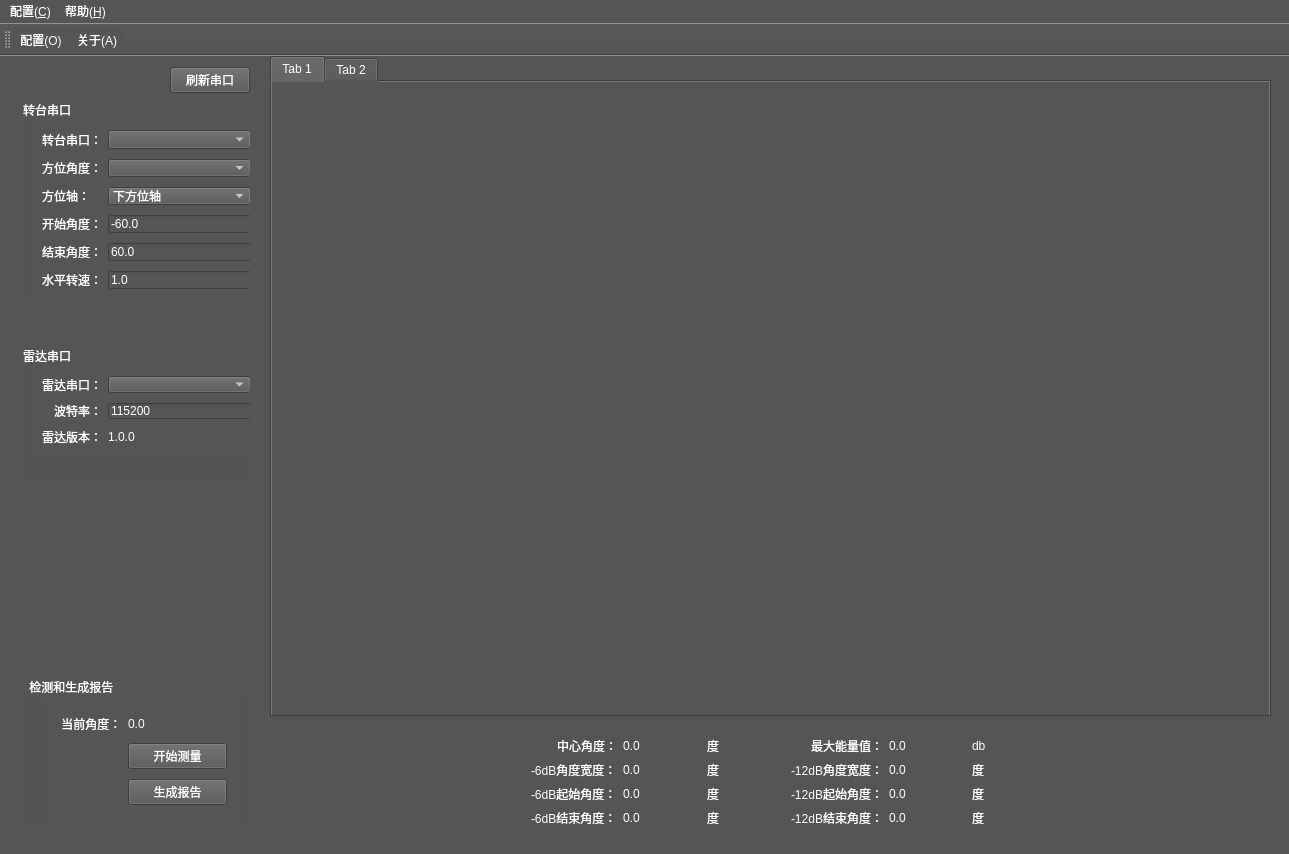
<?xml version="1.0" encoding="UTF-8"?>
<ui version="4.0">
 <class>MainWindow</class>
 <widget class="QMainWindow" name="MainWindow">
  <property name="geometry">
   <rect>
    <x>0</x>
    <y>0</y>
    <width>1289</width>
    <height>854</height>
   </rect>
  </property>
  <property name="minimumSize">
   <size>
    <width>1037</width>
    <height>478</height>
   </size>
  </property>
  <property name="maximumSize">
   <size>
    <width>10370</width>
    <height>4780</height>
   </size>
  </property>
  <property name="baseSize">
   <size>
    <width>1037</width>
    <height>478</height>
   </size>
  </property>
  <property name="windowTitle">
   <string/>
  </property>
  <property name="styleSheet">
   <string notr="true">color: rgb(255, 255, 255);
background-color: rgb(85, 85, 85);</string>
  </property>
  <property name="toolButtonStyle">
   <enum>Qt::ToolButtonIconOnly</enum>
  </property>
  <widget class="QWidget" name="centralWidget">
   <widget class="QLabel" name="label_logo">
    <property name="geometry">
     <rect>
      <x>260</x>
      <y>800</y>
      <width>881</width>
      <height>161</height>
     </rect>
    </property>
    <property name="text">
     <string/>
    </property>
    <property name="pixmap">
     <pixmap resource="rc.qrc">:/img/Mbit_Logo.png</pixmap>
    </property>
    <property name="scaledContents">
     <bool>true</bool>
    </property>
   </widget>
   <widget class="QWidget" name="layoutWidget">
    <property name="geometry">
     <rect>
      <x>10</x>
      <y>0</y>
      <width>251</width>
      <height>781</height>
     </rect>
    </property>
    <layout class="QVBoxLayout" name="verticalLayout">
     <item>
      <layout class="QHBoxLayout" name="horizontalLayout">
       <item>
        <spacer name="horizontalSpacer">
         <property name="orientation">
          <enum>Qt::Horizontal</enum>
         </property>
         <property name="sizeHint" stdset="0">
          <size>
           <width>40</width>
           <height>20</height>
          </size>
         </property>
        </spacer>
       </item>
       <item>
        <widget class="QPushButton" name="pushButton_refresh">
         <property name="styleSheet">
          <string notr="true">color: rgb(255, 255, 255);</string>
         </property>
         <property name="text">
          <string>刷新串口</string>
         </property>
        </widget>
       </item>
      </layout>
     </item>
     <item>
      <widget class="QGroupBox" name="groupBox_4">
       <property name="minimumSize">
        <size>
         <width>0</width>
         <height>200</height>
        </size>
       </property>
       <property name="maximumSize">
        <size>
         <width>250</width>
         <height>200</height>
        </size>
       </property>
       <property name="styleSheet">
        <string>color: rgb(255, 255, 255);</string>
       </property>
       <property name="title">
        <string>转台串口</string>
       </property>
       <widget class="QWidget" name="layoutWidget">
        <property name="geometry">
         <rect>
          <x>10</x>
          <y>20</y>
          <width>231</width>
          <height>181</height>
         </rect>
        </property>
        <layout class="QGridLayout" name="gridLayout_2">
         <property name="verticalSpacing">
          <number>10</number>
         </property>
         <item row="0" column="0">
          <widget class="QLabel" name="label_2">
           <property name="text">
            <string>转台串口：</string>
           </property>
          </widget>
         </item>
         <item row="5" column="0" alignment="Qt::AlignRight">
          <widget class="QLabel" name="label_4">
           <property name="styleSheet">
            <string>color: rgb(255, 255, 255);</string>
           </property>
           <property name="text">
            <string>水平转速：</string>
           </property>
          </widget>
         </item>
         <item row="3" column="1">
          <widget class="QLineEdit" name="lineedit_StartAngle">
           <property name="styleSheet">
            <string>color: rgb(255, 255, 255);</string>
           </property>
           <property name="text">
            <string>-60.0</string>
           </property>
          </widget>
         </item>
         <item row="5" column="1">
          <widget class="QLineEdit" name="lineedit_Speed">
           <property name="styleSheet">
            <string>color: rgb(255, 255, 255);</string>
           </property>
           <property name="text">
            <string>1.0</string>
           </property>
          </widget>
         </item>
         <item row="2" column="1">
          <widget class="QComboBox" name="comboType">
           <property name="styleSheet">
            <string>color: rgb(255, 255, 255);</string>
           </property>
           <item>
            <property name="text">
             <string>下方位轴</string>
            </property>
           </item>
           <item>
            <property name="text">
             <string>俯仰轴</string>
            </property>
           </item>
           <item>
            <property name="text">
             <string>上方位横滚</string>
            </property>
           </item>
          </widget>
         </item>
         <item row="3" column="0" alignment="Qt::AlignRight">
          <widget class="QLabel" name="label_8">
           <property name="styleSheet">
            <string>color: rgb(255, 255, 255);</string>
           </property>
           <property name="text">
            <string>开始角度：</string>
           </property>
          </widget>
         </item>
         <item row="0" column="1">
          <widget class="QComboBox" name="comboBoxRotary">
           <property name="styleSheet">
            <string>color: rgb(255, 255, 255);</string>
           </property>
          </widget>
         </item>
         <item row="4" column="0" alignment="Qt::AlignRight">
          <widget class="QLabel" name="label_6">
           <property name="styleSheet">
            <string>color: rgb(255, 255, 255);</string>
           </property>
           <property name="text">
            <string>结束角度：</string>
           </property>
          </widget>
         </item>
         <item row="2" column="0">
          <widget class="QLabel" name="label_5">
           <property name="styleSheet">
            <string>color: rgb(255, 255, 255);</string>
           </property>
           <property name="text">
            <string>方位轴：</string>
           </property>
           <property name="textFormat">
            <enum>Qt::AutoText</enum>
           </property>
          </widget>
         </item>
         <item row="4" column="1">
          <widget class="QLineEdit" name="lineedit_EndAngle">
           <property name="styleSheet">
            <string>color: rgb(255, 255, 255);</string>
           </property>
           <property name="text">
            <string>60.0</string>
           </property>
          </widget>
         </item>
         <item row="1" column="1">
          <widget class="QComboBox" name="comboBox_azimuth"/>
         </item>
         <item row="1" column="0">
          <widget class="QLabel" name="label_37">
           <property name="text">
            <string>方位角度：</string>
           </property>
          </widget>
         </item>
        </layout>
       </widget>
      </widget>
     </item>
     <item>
      <spacer name="verticalSpacer_2">
       <property name="orientation">
        <enum>Qt::Vertical</enum>
       </property>
       <property name="sizeType">
        <enum>QSizePolicy::Minimum</enum>
       </property>
       <property name="sizeHint" stdset="0">
        <size>
         <width>20</width>
         <height>40</height>
        </size>
       </property>
      </spacer>
     </item>
     <item>
      <widget class="QGroupBox" name="groupBox_3">
       <property name="minimumSize">
        <size>
         <width>0</width>
         <height>140</height>
        </size>
       </property>
       <property name="maximumSize">
        <size>
         <width>250</width>
         <height>140</height>
        </size>
       </property>
       <property name="styleSheet">
        <string>color: rgb(255, 255, 255);</string>
       </property>
       <property name="title">
        <string>雷达串口</string>
       </property>
       <widget class="QWidget" name="layoutWidget">
        <property name="geometry">
         <rect>
          <x>10</x>
          <y>20</y>
          <width>231</width>
          <height>91</height>
         </rect>
        </property>
        <layout class="QGridLayout" name="gridLayout_3">
         <property name="verticalSpacing">
          <number>10</number>
         </property>
         <item row="0" column="0">
          <widget class="QLabel" name="label_3">
           <property name="text">
            <string>雷达串口：</string>
           </property>
          </widget>
         </item>
         <item row="0" column="1">
          <widget class="QComboBox" name="comboBoxRadars">
           <property name="styleSheet">
            <string>color: rgb(255, 255, 255);</string>
           </property>
          </widget>
         </item>
         <item row="1" column="0" alignment="Qt::AlignRight">
          <widget class="QLabel" name="label_9">
           <property name="text">
            <string>波特率：</string>
           </property>
          </widget>
         </item>
         <item row="1" column="1">
          <widget class="QLineEdit" name="lineedit_RadarBaudRate">
           <property name="styleSheet">
            <string>color: rgb(255, 255, 255);</string>
           </property>
           <property name="text">
            <string>115200</string>
           </property>
          </widget>
         </item>
         <item row="2" column="0">
          <widget class="QLabel" name="label_10">
           <property name="text">
            <string>雷达版本：</string>
           </property>
          </widget>
         </item>
         <item row="2" column="1">
          <widget class="QLabel" name="label_13">
           <property name="text">
            <string>1.0.0</string>
           </property>
          </widget>
         </item>
        </layout>
       </widget>
      </widget>
     </item>
     <item>
      <spacer name="verticalSpacer">
       <property name="orientation">
        <enum>Qt::Vertical</enum>
       </property>
       <property name="sizeHint" stdset="0">
        <size>
         <width>20</width>
         <height>40</height>
        </size>
       </property>
      </spacer>
     </item>
     <item>
      <widget class="QGroupBox" name="groupBox">
       <property name="minimumSize">
        <size>
         <width>0</width>
         <height>150</height>
        </size>
       </property>
       <property name="maximumSize">
        <size>
         <width>250</width>
         <height>150</height>
        </size>
       </property>
       <property name="title">
        <string>  检测和生成报告</string>
       </property>
       <widget class="QWidget" name="layoutWidget">
        <property name="geometry">
         <rect>
          <x>26</x>
          <y>23</y>
          <width>191</width>
          <height>121</height>
         </rect>
        </property>
        <layout class="QGridLayout" name="gridLayout" columnstretch="3,5">
         <item row="0" column="0">
          <widget class="QLabel" name="label">
           <property name="font">
            <font>
             <family>Arial</family>
             <pointsize>9</pointsize>
            </font>
           </property>
           <property name="text">
            <string> 当前角度：</string>
           </property>
          </widget>
         </item>
         <item row="0" column="1">
          <widget class="QLabel" name="label_7">
           <property name="minimumSize">
            <size>
             <width>0</width>
             <height>0</height>
            </size>
           </property>
           <property name="maximumSize">
            <size>
             <width>16777215</width>
             <height>19</height>
            </size>
           </property>
           <property name="text">
            <string>0.0</string>
           </property>
          </widget>
         </item>
         <item row="1" column="0">
          <widget class="QLabel" name="label_11">
           <property name="font">
            <font>
             <family>Arial</family>
             <pointsize>9</pointsize>
            </font>
           </property>
           <property name="text">
            <string/>
           </property>
          </widget>
         </item>
         <item row="1" column="1">
          <widget class="QPushButton" name="pushButtonDetect">
           <property name="text">
            <string>开始测量</string>
           </property>
          </widget>
         </item>
         <item row="2" column="0">
          <widget class="QLabel" name="label_12">
           <property name="font">
            <font>
             <family>Arial</family>
             <pointsize>9</pointsize>
            </font>
           </property>
           <property name="text">
            <string/>
           </property>
          </widget>
         </item>
         <item row="2" column="1">
          <widget class="QPushButton" name="BtnGenerateReport">
           <property name="text">
            <string>生成报告</string>
           </property>
          </widget>
         </item>
        </layout>
       </widget>
      </widget>
     </item>
    </layout>
   </widget>
   <widget class="QTabWidget" name="tabWidget">
    <property name="geometry">
     <rect>
      <x>270</x>
      <y>0</y>
      <width>1001</width>
      <height>661</height>
     </rect>
    </property>
    <property name="autoFillBackground">
     <bool>false</bool>
    </property>
    <property name="styleSheet">
     <string notr="true"/>
    </property>
    <property name="currentIndex">
     <number>0</number>
    </property>
    <widget class="QChartView" name="tab">
     <property name="autoFillBackground">
      <bool>false</bool>
     </property>
     <property name="styleSheet">
      <string notr="true"/>
     </property>
     <attribute name="title">
      <string>Tab 1</string>
     </attribute>
    </widget>
    <widget class="QChartView" name="tab_2">
     <property name="autoFillBackground">
      <bool>false</bool>
     </property>
     <property name="styleSheet">
      <string notr="true"/>
     </property>
     <attribute name="title">
      <string>Tab 2</string>
     </attribute>
    </widget>
   </widget>
   <widget class="QLabel" name="label_in_status">
    <property name="geometry">
     <rect>
      <x>10</x>
      <y>785</y>
      <width>331</width>
      <height>16</height>
     </rect>
    </property>
    <property name="text">
     <string>TextLabel</string>
    </property>
   </widget>
   <widget class="QWidget" name="widget" native="true">
    <property name="geometry">
     <rect>
      <x>520</x>
      <y>670</y>
      <width>541</width>
      <height>111</height>
     </rect>
    </property>
    <widget class="QWidget" name="layoutWidget">
     <property name="geometry">
      <rect>
       <x>0</x>
       <y>0</y>
       <width>541</width>
       <height>111</height>
      </rect>
     </property>
     <layout class="QGridLayout" name="gridLayout_4" columnstretch="0,0,0,0,0,0">
      <item row="2" column="0">
       <widget class="QLabel" name="label_25">
        <property name="text">
         <string>-6dB起始角度：</string>
        </property>
       </widget>
      </item>
      <item row="0" column="1">
       <widget class="QLabel" name="label_CenterAngle">
        <property name="text">
         <string>0.0</string>
        </property>
       </widget>
      </item>
      <item row="0" column="2">
       <widget class="QLabel" name="label_15">
        <property name="text">
         <string>度</string>
        </property>
       </widget>
      </item>
      <item row="3" column="3">
       <widget class="QLabel" name="label_36">
        <property name="text">
         <string>-12dB结束角度：</string>
        </property>
       </widget>
      </item>
      <item row="1" column="1">
       <widget class="QLabel" name="label_16">
        <property name="text">
         <string>0.0</string>
        </property>
       </widget>
      </item>
      <item row="0" column="5">
       <widget class="QLabel" name="label_23">
        <property name="text">
         <string>db</string>
        </property>
       </widget>
      </item>
      <item row="2" column="4">
       <widget class="QLabel" name="label_34">
        <property name="text">
         <string>0.0</string>
        </property>
       </widget>
      </item>
      <item row="0" column="4">
       <widget class="QLabel" name="label_18">
        <property name="text">
         <string>0.0</string>
        </property>
       </widget>
      </item>
      <item row="1" column="4">
       <widget class="QLabel" name="label_20">
        <property name="text">
         <string>0.0</string>
        </property>
       </widget>
      </item>
      <item row="3" column="5">
       <widget class="QLabel" name="label_31">
        <property name="text">
         <string>度</string>
        </property>
       </widget>
      </item>
      <item row="3" column="4">
       <widget class="QLabel" name="label_35">
        <property name="text">
         <string>0.0</string>
        </property>
       </widget>
      </item>
      <item row="0" column="3" alignment="Qt::AlignRight">
       <widget class="QLabel" name="label_19">
        <property name="text">
         <string>最大能量值：</string>
        </property>
       </widget>
      </item>
      <item row="3" column="1">
       <widget class="QLabel" name="label_30">
        <property name="text">
         <string>0.0</string>
        </property>
       </widget>
      </item>
      <item row="3" column="2">
       <widget class="QLabel" name="label_28">
        <property name="text">
         <string>度</string>
        </property>
       </widget>
      </item>
      <item row="2" column="2">
       <widget class="QLabel" name="label_26">
        <property name="text">
         <string>度</string>
        </property>
       </widget>
      </item>
      <item row="1" column="2">
       <widget class="QLabel" name="label_22">
        <property name="text">
         <string>度</string>
        </property>
       </widget>
      </item>
      <item row="0" column="0" alignment="Qt::AlignRight">
       <widget class="QLabel" name="label_14">
        <property name="text">
         <string>中心角度：</string>
        </property>
       </widget>
      </item>
      <item row="2" column="5">
       <widget class="QLabel" name="label_33">
        <property name="text">
         <string>度</string>
        </property>
       </widget>
      </item>
      <item row="2" column="1">
       <widget class="QLabel" name="label_27">
        <property name="text">
         <string>0.0</string>
        </property>
       </widget>
      </item>
      <item row="1" column="0">
       <widget class="QLabel" name="label_17">
        <property name="text">
         <string>-6dB角度宽度：</string>
        </property>
       </widget>
      </item>
      <item row="1" column="3">
       <widget class="QLabel" name="label_21">
        <property name="text">
         <string>-12dB角度宽度：</string>
        </property>
       </widget>
      </item>
      <item row="1" column="5">
       <widget class="QLabel" name="label_24">
        <property name="text">
         <string>度</string>
        </property>
       </widget>
      </item>
      <item row="3" column="0">
       <widget class="QLabel" name="label_29">
        <property name="text">
         <string>-6dB结束角度：</string>
        </property>
       </widget>
      </item>
      <item row="2" column="3">
       <widget class="QLabel" name="label_32">
        <property name="text">
         <string>-12dB起始角度：</string>
        </property>
       </widget>
      </item>
     </layout>
    </widget>
   </widget>
  </widget>
  <widget class="QStatusBar" name="statusBar"/>
  <widget class="QToolBar" name="mainToolBar">
   <attribute name="toolBarArea">
    <enum>TopToolBarArea</enum>
   </attribute>
   <attribute name="toolBarBreak">
    <bool>false</bool>
   </attribute>
   <addaction name="action_O"/>
   <addaction name="actionAbout_A"/>
  </widget>
  <widget class="QMenuBar" name="menuBar">
   <property name="geometry">
    <rect>
     <x>0</x>
     <y>0</y>
     <width>1289</width>
     <height>23</height>
    </rect>
   </property>
   <widget class="QMenu" name="menu">
    <property name="title">
     <string>配置(&amp;C)</string>
    </property>
    <addaction name="action_O"/>
   </widget>
   <widget class="QMenu" name="menu_A">
    <property name="title">
     <string>帮助(&amp;H)</string>
    </property>
    <addaction name="actionAbout_A"/>
   </widget>
   <addaction name="menu"/>
   <addaction name="menu_A"/>
  </widget>
  <action name="actionAbout_A">
   <property name="text">
    <string>关于(&amp;A)</string>
   </property>
  </action>
  <action name="action_O">
   <property name="text">
    <string>配置(&amp;O)</string>
   </property>
   <property name="shortcut">
    <string>Ctrl+C</string>
   </property>
   <property name="visible">
    <bool>false</bool>
   </property>
  </action>
 </widget>
 <layoutdefault spacing="6" margin="11"/>
 <customwidgets>
  <customwidget>
   <class>QChartView</class>
   <extends>QWidget</extends>
   <header location="global">qchartview.h</header>
   <container>1</container>
  </customwidget>
 </customwidgets>
 <resources>
  <include location="rc.qrc"/>
 </resources>
 <connections/>
</ui>
